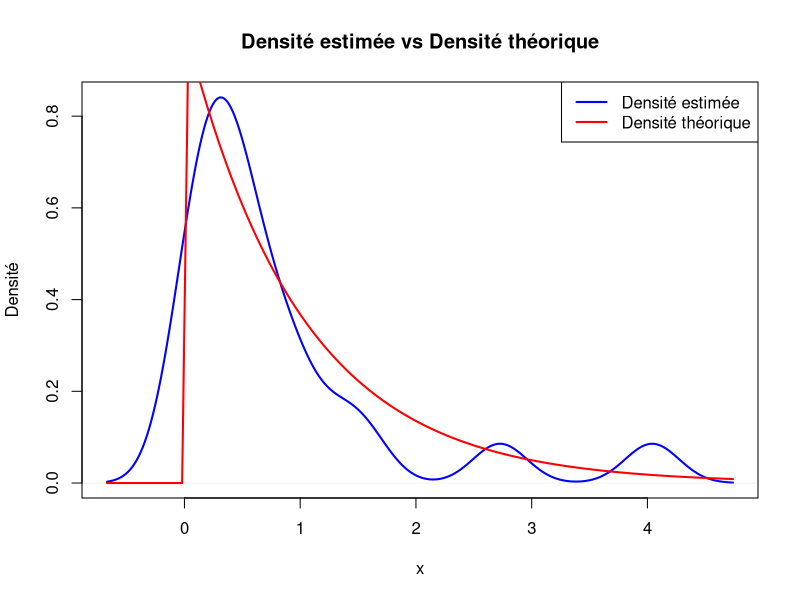

Recreate this plot in R.
# Crée le dossier "img" s'il n'existe pas
if (!dir.exists("img")) dir.create("img")

# Ouvre un fichier PNG pour sauvegarder le graphique
png("img/exo1_q2_densite.png", width = 800, height = 600)

# Génère l’échantillon (le même que précédemment)
set.seed(123)
echantillon1 <- rexp(n = 20, rate = 1)

# Trace la densité empirique
plot(density(echantillon1),
     main = "Densité estimée vs Densité théorique",
     col = "blue", lwd = 2,
     xlab = "x", ylab = "Densité")

# Ajoute la densité théorique (de la loi exponentielle)
curve(dexp(x, rate = 1), col = "red", lwd = 2, add = TRUE)

# Légende
legend("topright", legend = c("Densité estimée", "Densité théorique"),
       col = c("blue", "red"), lwd = 2)

# Ferme le fichier PNG
dev.off()
